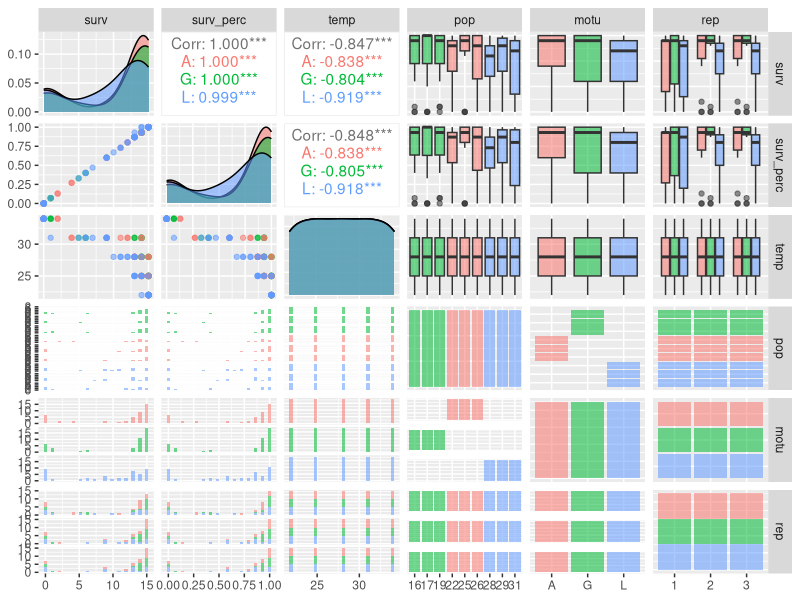
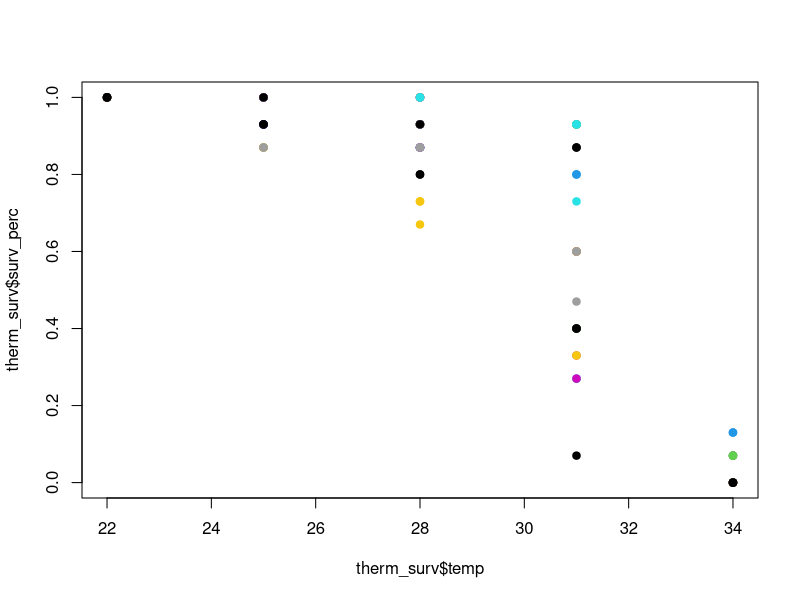
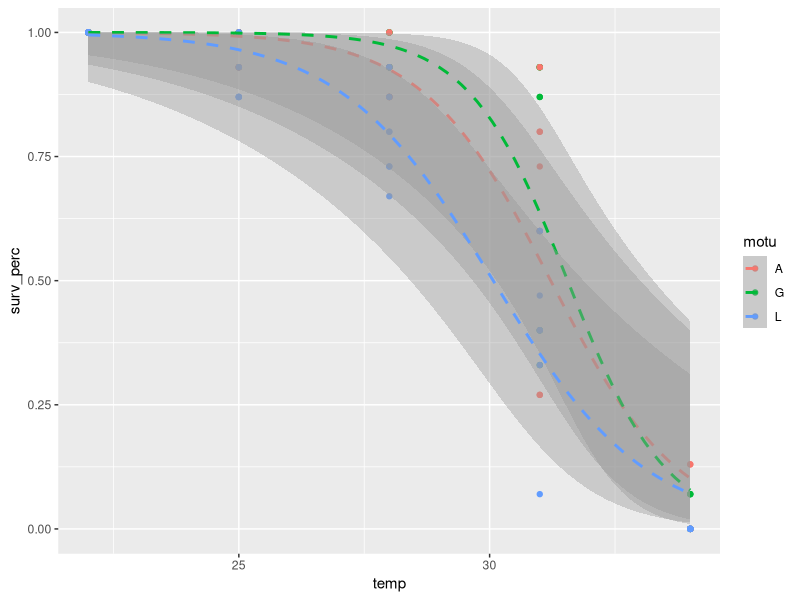

Here is the R script that generated these plots, in order:
## set WD
# setwd() # set the working directory

## load packages
library(survival)
library(survminer)
library(car) # logit transforming percentage data
library(GGally) # data explorartion
library(dplyr) # select function

## load data
therm_surv <- read.csv("gammroes_temp_survival_LF.csv", header = T, sep = ",", row.names = c(1) ,stringsAsFactors = FALSE)
therm_surv$pop <- as.factor(therm_surv$pop)
therm_surv$motu <- as.factor(therm_surv$motu)
therm_surv$rep <- as.factor(therm_surv$rep)

## data exploration
# change plot size (optional)
options(repr.plot.width = 20, repr.plot.height = 10)

therm_surv %>% 
  select("surv", "surv_perc", "temp", "pop", "motu", "rep") %>%
  ggpairs(mapping = aes(color = therm_surv$motu, alpha = 0.5))

## GLM with binomial distribution
plot(therm_surv$surv_perc ~ therm_surv$temp,
     pch = 19,
     col = factor(therm_surv$pop))
mod <- glm(surv_perc ~ temp, data = therm_surv, family = "binomial")
summary(mod)

fun.gen <- function(awd) exp(mod$coef[1] + mod$coef[2] * awd)
fun.acd <- function(awd) exp(mod$coef[1] + mod$coef[2] * awd + mod$coef[3])
fun.voc <- function(awd) exp(mod$coef[1] + mod$coef[2] * awd + mod$coef[4])

## generate prediction frame
ggplot(therm_surv, aes(temp, surv_perc, col = motu)) +
  geom_point() +
  geom_smooth(method = "glm", se = TRUE,
              method.args = list(family = "binomial"), linetype = "dashed")  ## use prediction data here
